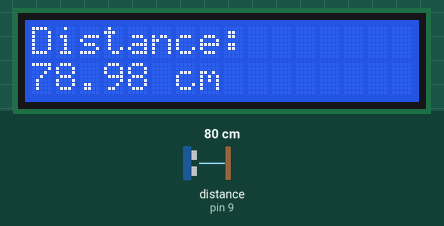
This sketch was run on a simulated Arduino Uno, built with avr-gcc and run on an emulated ATmega328P. Parts: 16×2 character LCD. Wiring (inferred from the names in the program): ultrasonic range finder: trigger pin 10; echo pin 9. The test bench sets the inputs (shaded band); at power-on: distance to the obstacle (sensor on pin 9) 80 cm. The echo pulse lasts 58.3 µs per cm.

Above: at 1.2 s.
1.3 s: distance to the obstacle (sensor on pin 9) set to 299 cm
At 3.4 s:
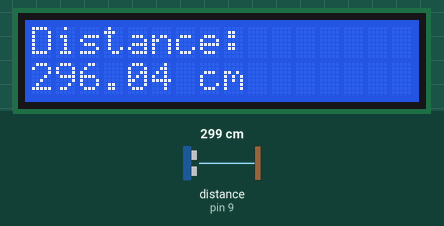
3.6 s: distance to the obstacle (sensor on pin 9) set to 2 cm
At 5.4 s:
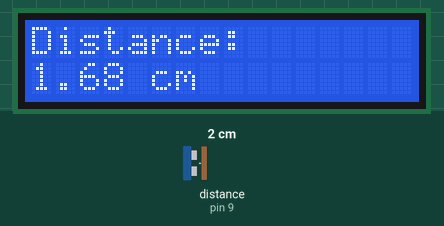
5.6 s: distance to the obstacle (sensor on pin 9) set to 4 cm
At 6.0 s:
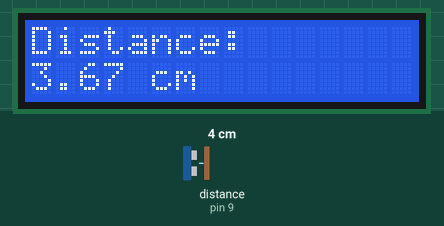
Timing chart, 0 to 8.6 s (numbered marks = the images above; inputs shaded):
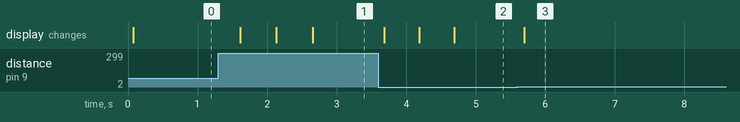

The sketch:

Example10.ino
```cpp
#include <LiquidCrystal.h>

// Initialize the LCD with the numbers of the interface pins
LiquidCrystal lcd_1(12, 11, 5, 4, 3, 2);

// Define pins for the ultrasonic sensor
const int trigPin = 10;
const int echoPin = 9;

void setup() {
  // Set up the LCD's number of columns and rows
  lcd_1.begin(16, 2);

  // Initialize the sensor pins
  pinMode(trigPin, OUTPUT);
  pinMode(echoPin, INPUT);

  // Print a message to the LCD
  lcd_1.print("Distance: ");
}

void loop() {
  // Send a pulse to the sensor
  digitalWrite(trigPin, LOW);
  delayMicroseconds(2);
  digitalWrite(trigPin, HIGH);
  delayMicroseconds(10);
  digitalWrite(trigPin, LOW);

  // Read the pulse from the sensor
  long duration = pulseIn(echoPin, HIGH);

  // Calculate the distance
  float distance = duration * 0.034 / 2;

  // Print the distance on the LCD
  lcd_1.setCursor(0, 1);
  lcd_1.print("                "); // Clear previous reading
  lcd_1.setCursor(0, 1);
  lcd_1.print(distance);
  lcd_1.print(" cm");

  // Wait before the next reading
  delay(500);
}
```

Measured:
- after the input at 1.3 s, the display: changes after 0.31 s (image 1)
- after the input at 3.6 s, the display: changes after 0.08 s (image 2)
- after the input at 5.6 s, the display: changes after 0.10 s (image 3)
